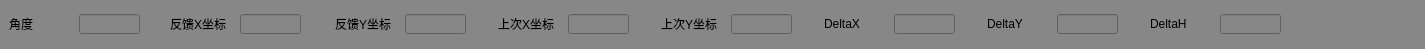
     <widget class="QWidget" name="widget_4" native="true">
      <property name="geometry">
       <rect>
        <x>5</x>
        <y>378</y>
        <width>1425</width>
        <height>49</height>
       </rect>
      </property>
      <property name="styleSheet">
       <string notr="true">background-color: rgb(255, 255, 255);
background-color: rgb(135, 135, 135);</string>
      </property>
      <widget class="QLabel" name="label_63">
       <property name="geometry">
        <rect>
         <x>9</x>
         <y>14</y>
         <width>68</width>
         <height>20</height>
        </rect>
       </property>
       <property name="minimumSize">
        <size>
         <width>68</width>
         <height>20</height>
        </size>
       </property>
       <property name="maximumSize">
        <size>
         <width>68</width>
         <height>20</height>
        </size>
       </property>
       <property name="text">
        <string>角度</string>
       </property>
      </widget>
      <widget class="QLineEdit" name="lineEdit_25">
       <property name="geometry">
        <rect>
         <x>79</x>
         <y>14</y>
         <width>61</width>
         <height>20</height>
        </rect>
       </property>
       <property name="minimumSize">
        <size>
         <width>61</width>
         <height>20</height>
        </size>
       </property>
       <property name="maximumSize">
        <size>
         <width>61</width>
         <height>20</height>
        </size>
       </property>
      </widget>
      <widget class="QLineEdit" name="lineEdit_42">
       <property name="geometry">
        <rect>
         <x>240</x>
         <y>14</y>
         <width>61</width>
         <height>20</height>
        </rect>
       </property>
       <property name="minimumSize">
        <size>
         <width>61</width>
         <height>20</height>
        </size>
       </property>
       <property name="maximumSize">
        <size>
         <width>61</width>
         <height>20</height>
        </size>
       </property>
      </widget>
      <widget class="QLabel" name="label_80">
       <property name="geometry">
        <rect>
         <x>170</x>
         <y>14</y>
         <width>68</width>
         <height>20</height>
        </rect>
       </property>
       <property name="minimumSize">
        <size>
         <width>68</width>
         <height>20</height>
        </size>
       </property>
       <property name="maximumSize">
        <size>
         <width>68</width>
         <height>20</height>
        </size>
       </property>
       <property name="text">
        <string>反馈X坐标</string>
       </property>
      </widget>
      <widget class="QLineEdit" name="lineEdit_43">
       <property name="geometry">
        <rect>
         <x>405</x>
         <y>14</y>
         <width>61</width>
         <height>20</height>
        </rect>
       </property>
       <property name="minimumSize">
        <size>
         <width>61</width>
         <height>20</height>
        </size>
       </property>
       <property name="maximumSize">
        <size>
         <width>61</width>
         <height>20</height>
        </size>
       </property>
      </widget>
      <widget class="QLabel" name="label_81">
       <property name="geometry">
        <rect>
         <x>335</x>
         <y>14</y>
         <width>68</width>
         <height>20</height>
        </rect>
       </property>
       <property name="minimumSize">
        <size>
         <width>68</width>
         <height>20</height>
        </size>
       </property>
       <property name="maximumSize">
        <size>
         <width>68</width>
         <height>20</height>
        </size>
       </property>
       <property name="text">
        <string>反馈Y坐标</string>
       </property>
      </widget>
      <widget class="QLabel" name="label_82">
       <property name="geometry">
        <rect>
         <x>498</x>
         <y>14</y>
         <width>68</width>
         <height>20</height>
        </rect>
       </property>
       <property name="minimumSize">
        <size>
         <width>68</width>
         <height>20</height>
        </size>
       </property>
       <property name="maximumSize">
        <size>
         <width>68</width>
         <height>20</height>
        </size>
       </property>
       <property name="text">
        <string>上次X坐标</string>
       </property>
      </widget>
      <widget class="QLineEdit" name="lineEdit_44">
       <property name="geometry">
        <rect>
         <x>568</x>
         <y>14</y>
         <width>61</width>
         <height>20</height>
        </rect>
       </property>
       <property name="minimumSize">
        <size>
         <width>61</width>
         <height>20</height>
        </size>
       </property>
       <property name="maximumSize">
        <size>
         <width>61</width>
         <height>20</height>
        </size>
       </property>
      </widget>
      <widget class="QLineEdit" name="lineEdit_45">
       <property name="geometry">
        <rect>
         <x>731</x>
         <y>14</y>
         <width>61</width>
         <height>20</height>
        </rect>
       </property>
       <property name="minimumSize">
        <size>
         <width>61</width>
         <height>20</height>
        </size>
       </property>
       <property name="maximumSize">
        <size>
         <width>61</width>
         <height>20</height>
        </size>
       </property>
      </widget>
      <widget class="QLabel" name="label_83">
       <property name="geometry">
        <rect>
         <x>661</x>
         <y>14</y>
         <width>68</width>
         <height>20</height>
        </rect>
       </property>
       <property name="minimumSize">
        <size>
         <width>68</width>
         <height>20</height>
        </size>
       </property>
       <property name="maximumSize">
        <size>
         <width>68</width>
         <height>20</height>
        </size>
       </property>
       <property name="text">
        <string>上次Y坐标</string>
       </property>
      </widget>
      <widget class="QLabel" name="label_84">
       <property name="geometry">
        <rect>
         <x>824</x>
         <y>14</y>
         <width>68</width>
         <height>20</height>
        </rect>
       </property>
       <property name="minimumSize">
        <size>
         <width>68</width>
         <height>20</height>
        </size>
       </property>
       <property name="maximumSize">
        <size>
         <width>68</width>
         <height>20</height>
        </size>
       </property>
       <property name="text">
        <string>DeltaX</string>
       </property>
      </widget>
      <widget class="QLineEdit" name="lineEdit_46">
       <property name="geometry">
        <rect>
         <x>894</x>
         <y>14</y>
         <width>61</width>
         <height>20</height>
        </rect>
       </property>
       <property name="minimumSize">
        <size>
         <width>61</width>
         <height>20</height>
        </size>
       </property>
       <property name="maximumSize">
        <size>
         <width>61</width>
         <height>20</height>
        </size>
       </property>
      </widget>
      <widget class="QLineEdit" name="lineEdit_47">
       <property name="geometry">
        <rect>
         <x>1057</x>
         <y>14</y>
         <width>61</width>
         <height>20</height>
        </rect>
       </property>
       <property name="minimumSize">
        <size>
         <width>61</width>
         <height>20</height>
        </size>
       </property>
       <property name="maximumSize">
        <size>
         <width>61</width>
         <height>20</height>
        </size>
       </property>
      </widget>
      <widget class="QLabel" name="label_85">
       <property name="geometry">
        <rect>
         <x>987</x>
         <y>14</y>
         <width>68</width>
         <height>20</height>
        </rect>
       </property>
       <property name="minimumSize">
        <size>
         <width>68</width>
         <height>20</height>
        </size>
       </property>
       <property name="maximumSize">
        <size>
         <width>68</width>
         <height>20</height>
        </size>
       </property>
       <property name="text">
        <string>DeltaY</string>
       </property>
      </widget>
      <widget class="QLabel" name="label_86">
       <property name="geometry">
        <rect>
         <x>1150</x>
         <y>14</y>
         <width>68</width>
         <height>20</height>
        </rect>
       </property>
       <property name="minimumSize">
        <size>
         <width>68</width>
         <height>20</height>
        </size>
       </property>
       <property name="maximumSize">
        <size>
         <width>68</width>
         <height>20</height>
        </size>
       </property>
       <property name="text">
        <string>DeltaH</string>
       </property>
      </widget>
      <widget class="QLineEdit" name="lineEdit_48">
       <property name="geometry">
        <rect>
         <x>1220</x>
         <y>14</y>
         <width>61</width>
         <height>20</height>
        </rect>
       </property>
       <property name="minimumSize">
        <size>
         <width>61</width>
         <height>20</height>
        </size>
       </property>
       <property name="maximumSize">
        <size>
         <width>61</width>
         <height>20</height>
        </size>
       </property>
      </widget>
     </widget>
